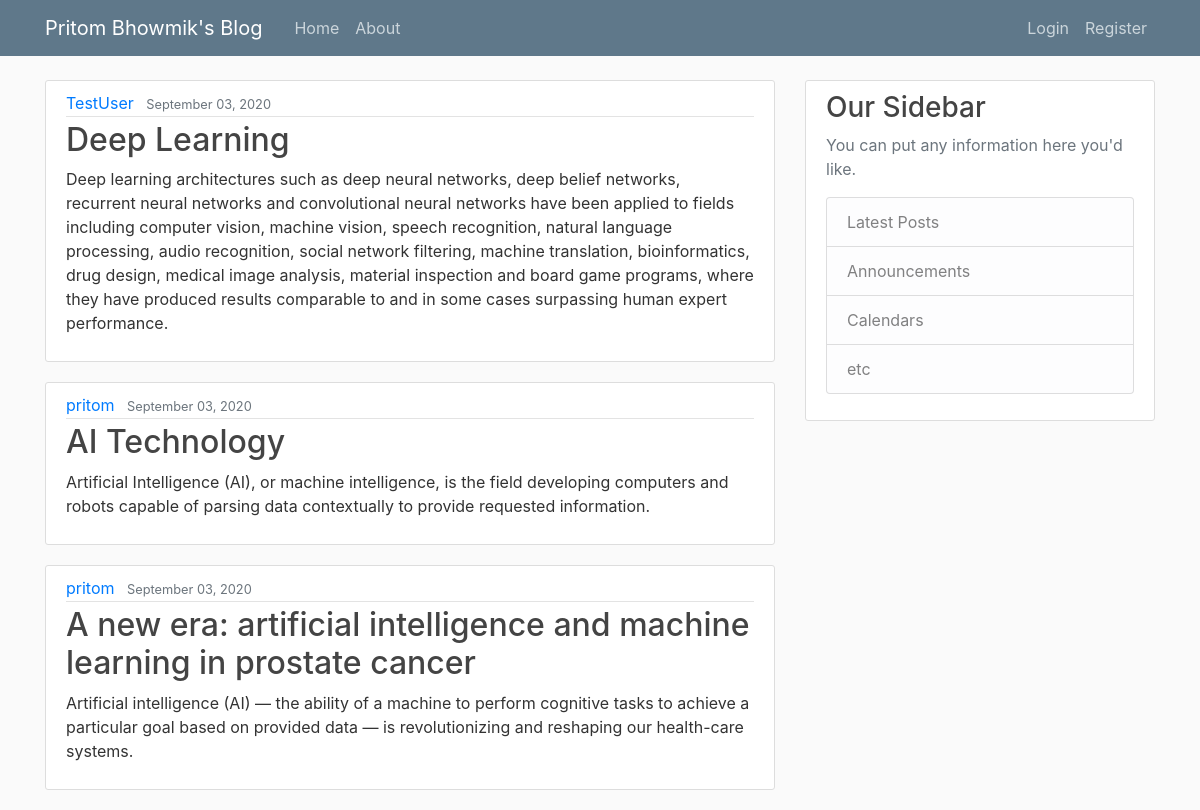
Before: / with the older database file.
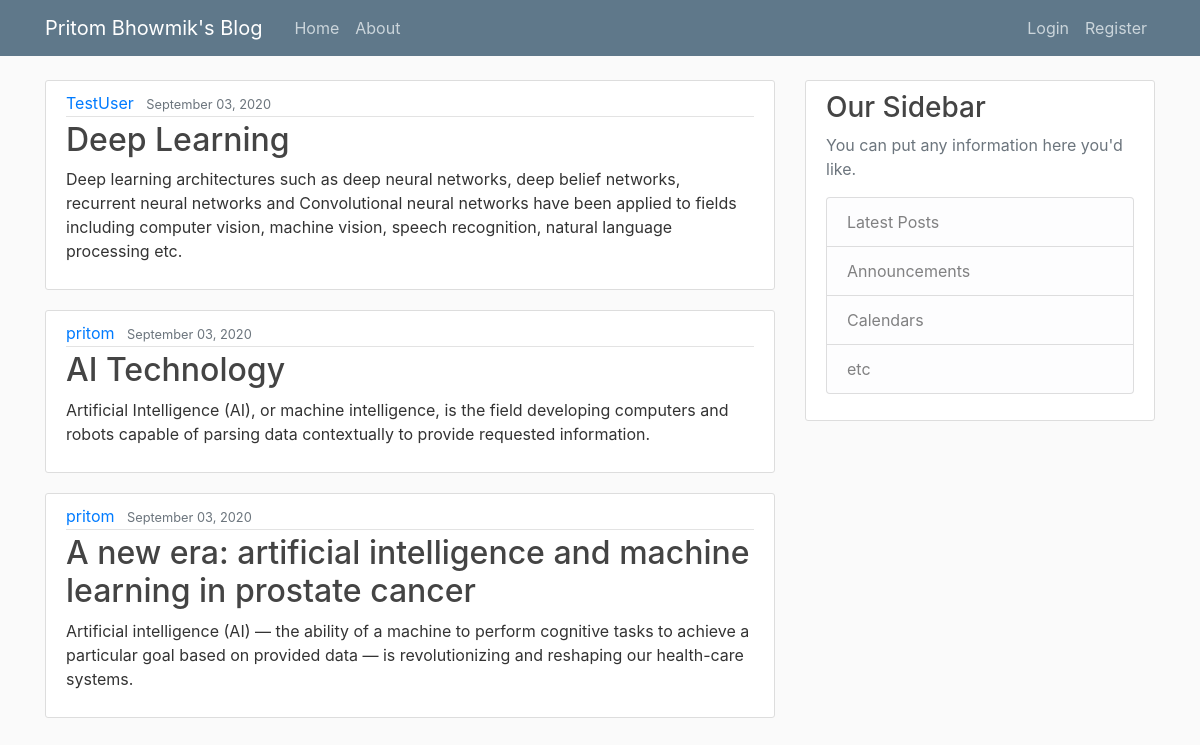
After: the same page with the newer database file.
### blog/models.py (models this page shows, shortened)
class Post(models.Model):
    title = models.CharField(max_length=100)
    content = models.TextField()
    date_posted = models.DateTimeField(default=timezone.now)
    author = models.ForeignKey(User, on_delete=models.CASCADE)

### blog/views.py (the view)
# urls.py: path('', views.home, name='blog-home'),
def home(request):
    context = {
        'posts': Post.objects.all()
    }
    return render(request, 'blog/home.html', context)

### blog/templates/blog/home.html
{% extends "blog/base.html" %} {% block content %} {% for post in posts %}
<article class="media content-section">
  <div class="media-body">
    <div class="article-metadata">
      <a class="mr-2" href="#">{{ post.author }}</a>
      <small class="text-muted">{{ post.date_posted |date:"F d, Y" }}</small>
    </div>
    <h2><a class="article-title" href="#">{{ post.title }}</a></h2>
    <p class="article-content">{{ post.content }}</p>
  </div>
</article>
{% endfor %} {% endblock content %}

Changed rows visible on the page:
changed Post "Deep Learning": content "…recurrent neural networks and convolutional neural networks have been applied to fields including computer vision, machine vision, speech recognition, natural language processing, audio recognition, social network filtering, machine translation, bioinformatics, drug design, medical image analysis, material inspection and board game programs, where they have produced results comparable to and in some cases surpassing human expert performance." → "…recurrent neural networks and Convolutional neural networks have been applied to fields including computer vision, machine vision, speech recognition, natural language processing etc."
